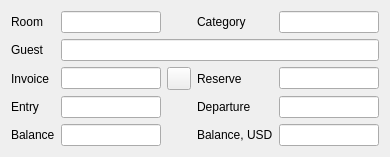
<?xml version="1.0" encoding="UTF-8"?>
<ui version="4.0">
 <class>WGuestInvoice</class>
 <widget class="QWidget" name="WGuestInvoice">
  <property name="geometry">
   <rect>
    <x>0</x>
    <y>0</y>
    <width>368</width>
    <height>142</height>
   </rect>
  </property>
  <property name="sizePolicy">
   <sizepolicy hsizetype="Preferred" vsizetype="Expanding">
    <horstretch>0</horstretch>
    <verstretch>0</verstretch>
   </sizepolicy>
  </property>
  <property name="windowTitle">
   <string>Form</string>
  </property>
  <layout class="QGridLayout" name="gridLayout">
   <property name="sizeConstraint">
    <enum>QLayout::SetFixedSize</enum>
   </property>
   <item row="3" column="0">
    <widget class="QLabel" name="label_6">
     <property name="text">
      <string>Entry</string>
     </property>
    </widget>
   </item>
   <item row="0" column="4">
    <widget class="EQLineEdit" name="leRoomName">
     <property name="minimumSize">
      <size>
       <width>100</width>
       <height>0</height>
      </size>
     </property>
     <property name="maximumSize">
      <size>
       <width>100</width>
       <height>16777215</height>
      </size>
     </property>
     <property name="focusPolicy">
      <enum>Qt::NoFocus</enum>
     </property>
     <property name="readOnly">
      <bool>true</bool>
     </property>
    </widget>
   </item>
   <item row="0" column="3">
    <widget class="QLabel" name="label_3">
     <property name="text">
      <string>Category</string>
     </property>
    </widget>
   </item>
   <item row="5" column="3">
    <widget class="QLabel" name="label_9">
     <property name="text">
      <string>Balance, USD</string>
     </property>
    </widget>
   </item>
   <item row="0" column="0">
    <widget class="QLabel" name="label_2">
     <property name="text">
      <string>Room</string>
     </property>
    </widget>
   </item>
   <item row="2" column="1">
    <widget class="EQLineEdit" name="leInvoice">
     <property name="minimumSize">
      <size>
       <width>100</width>
       <height>0</height>
      </size>
     </property>
     <property name="maximumSize">
      <size>
       <width>100</width>
       <height>16777215</height>
      </size>
     </property>
     <property name="focusPolicy">
      <enum>Qt::NoFocus</enum>
     </property>
     <property name="readOnly">
      <bool>true</bool>
     </property>
    </widget>
   </item>
   <item row="1" column="1" colspan="4">
    <widget class="EQLineEdit" name="leGuest">
     <property name="focusPolicy">
      <enum>Qt::NoFocus</enum>
     </property>
     <property name="readOnly">
      <bool>true</bool>
     </property>
    </widget>
   </item>
   <item row="3" column="4">
    <widget class="EDateEdit" name="deDeparture">
     <property name="minimumSize">
      <size>
       <width>100</width>
       <height>0</height>
      </size>
     </property>
     <property name="maximumSize">
      <size>
       <width>100</width>
       <height>16777215</height>
      </size>
     </property>
     <property name="focusPolicy">
      <enum>Qt::NoFocus</enum>
     </property>
     <property name="readOnly">
      <bool>true</bool>
     </property>
    </widget>
   </item>
   <item row="2" column="0">
    <widget class="QLabel" name="label_4">
     <property name="text">
      <string>Invoice</string>
     </property>
    </widget>
   </item>
   <item row="5" column="4">
    <widget class="EQLineEdit" name="leBalanceUSD">
     <property name="minimumSize">
      <size>
       <width>100</width>
       <height>0</height>
      </size>
     </property>
     <property name="maximumSize">
      <size>
       <width>100</width>
       <height>16777215</height>
      </size>
     </property>
     <property name="focusPolicy">
      <enum>Qt::NoFocus</enum>
     </property>
     <property name="readOnly">
      <bool>true</bool>
     </property>
    </widget>
   </item>
   <item row="3" column="1">
    <widget class="EDateEdit" name="deEntry">
     <property name="minimumSize">
      <size>
       <width>100</width>
       <height>0</height>
      </size>
     </property>
     <property name="maximumSize">
      <size>
       <width>100</width>
       <height>16777215</height>
      </size>
     </property>
     <property name="focusPolicy">
      <enum>Qt::NoFocus</enum>
     </property>
     <property name="readOnly">
      <bool>true</bool>
     </property>
    </widget>
   </item>
   <item row="5" column="0">
    <widget class="QLabel" name="label_8">
     <property name="text">
      <string>Balance</string>
     </property>
    </widget>
   </item>
   <item row="2" column="4">
    <widget class="EQLineEdit" name="leReserve">
     <property name="minimumSize">
      <size>
       <width>100</width>
       <height>0</height>
      </size>
     </property>
     <property name="maximumSize">
      <size>
       <width>100</width>
       <height>16777215</height>
      </size>
     </property>
     <property name="focusPolicy">
      <enum>Qt::NoFocus</enum>
     </property>
     <property name="readOnly">
      <bool>true</bool>
     </property>
    </widget>
   </item>
   <item row="5" column="1">
    <widget class="EQLineEdit" name="leBalance">
     <property name="minimumSize">
      <size>
       <width>100</width>
       <height>0</height>
      </size>
     </property>
     <property name="maximumSize">
      <size>
       <width>100</width>
       <height>16777215</height>
      </size>
     </property>
     <property name="focusPolicy">
      <enum>Qt::NoFocus</enum>
     </property>
     <property name="readOnly">
      <bool>true</bool>
     </property>
    </widget>
   </item>
   <item row="3" column="3">
    <widget class="QLabel" name="label_7">
     <property name="text">
      <string>Departure</string>
     </property>
    </widget>
   </item>
   <item row="0" column="1">
    <widget class="EQLineEdit" name="leRoom">
     <property name="minimumSize">
      <size>
       <width>100</width>
       <height>0</height>
      </size>
     </property>
     <property name="maximumSize">
      <size>
       <width>100</width>
       <height>16777215</height>
      </size>
     </property>
    </widget>
   </item>
   <item row="1" column="0">
    <widget class="QLabel" name="label">
     <property name="text">
      <string>Guest</string>
     </property>
    </widget>
   </item>
   <item row="2" column="3">
    <widget class="QLabel" name="label_5">
     <property name="text">
      <string>Reserve</string>
     </property>
    </widget>
   </item>
   <item row="2" column="2">
    <widget class="QToolButton" name="btnOpenInvoice">
     <property name="text">
      <string/>
     </property>
     <property name="icon">
      <iconset resource="res.qrc">
       <normaloff>:/images/goto.png</normaloff>:/images/goto.png</iconset>
     </property>
    </widget>
   </item>
  </layout>
 </widget>
 <customwidgets>
  <customwidget>
   <class>EDateEdit</class>
   <extends>QLineEdit</extends>
   <header location="global">edateedit.h</header>
  </customwidget>
  <customwidget>
   <class>EQLineEdit</class>
   <extends>QLineEdit</extends>
   <header location="global">eqlineedit.h</header>
   <slots>
    <signal>customButtonClicked(bool)</signal>
   </slots>
  </customwidget>
 </customwidgets>
 <resources>
  <include location="res.qrc"/>
 </resources>
 <connections/>
</ui>
